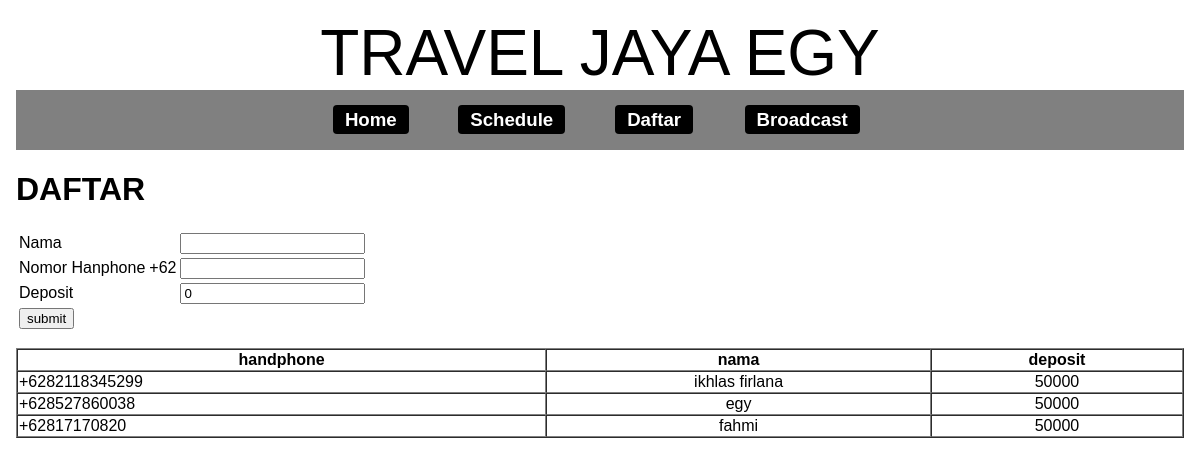
Page /daftar.php on the committed database.
### tables this page shows
CREATE TABLE IF NOT EXISTS `pelanggan` (
  `handphone` varchar(100) NOT NULL,
  `nama` varchar(100) NOT NULL,
  `deposit` int(11) NOT NULL DEFAULT '0'
);

### daftar.php (the view, shortened to what this page needs)
<?php include_once "header.php";?>
<?php include_once "sidebar.php";?>
<h1>DAFTAR</h1>
<form method="POST">
	<table>
		<tr><td>Nama</td><td></td><td><input type="text" name="nama" value="" /></td></tr>
		<tr><td>Nomor Hanphone</td><td>+62</td><td><input type="text" name="nomor_handphone" value="" /></td></tr>
		<tr><td>Deposit</td><td></td><td><input type="text" name="deposit" value="0" /></td></tr>
		<tr><td colspan='3'><input type="submit" value="submit"></td></tr>
	</table>
</form>
<?php
$query =	mysql_query("select * from pelanggan");
$check	=	mysql_num_rows($query);
if($check >= 0){
	echo "<table width='100%' border='1' cellspacing='0'>
	<tr><th>handphone</th><th>nama</th><th>deposit</th></tr>";
	while($data = mysql_fetch_array($query)){
		echo "<tr><td>". $data['handphone']."</td>
						<td align='center'>".$data['nama']."</td>
						<td align='center'>".$data['deposit']."</td>
						</tr>";
		}
	echo "</table>";
	}
	?>
<?php include_once "footer.php";?>

### style.css (style rules this page uses)
body { background-color:none; font-family:arial; padding:8px; }

### rows in the picture
pelanggan: handphone "+6282118345299", nama "ikhlas firlana", deposit "50000"
pelanggan: handphone "+628527860038", nama "egy", deposit "50000"
pelanggan: handphone "+62817170820", nama "fahmi", deposit "50000"
